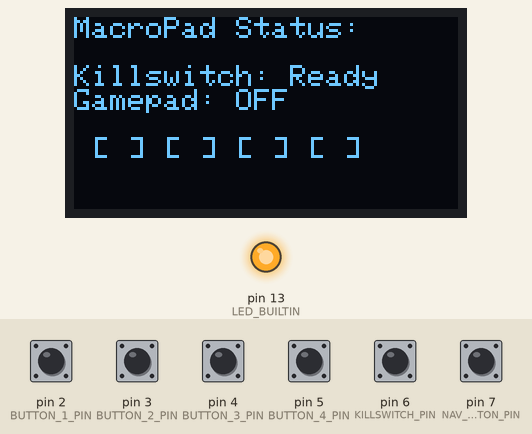
The sketch below on a simulated Arduino Uno, built with avr-gcc and run on an emulated ATmega328P. On the bench: 128×64 one-colour display, output pins drawn as LEDs (lit = HIGH). The test bench sets the inputs (shaded band); at power-on: pin 2 (BUTTON_1_PIN), pin 3 (BUTTON_2_PIN), pin 4 (BUTTON_3_PIN), pin 5 (BUTTON_4_PIN), pin 6 (KILLSWITCH_PIN), pin 7 (NAV_BUTTON_PIN) HIGH. USB keyboard and mouse output is not drawn; what the sketch prints to the serial monitor is not drawn.

Above: at 1.2 s.
1.3 s: pin 6 (KILLSWITCH_PIN) pulled LOW for 0.15 s
At 2.4 s:
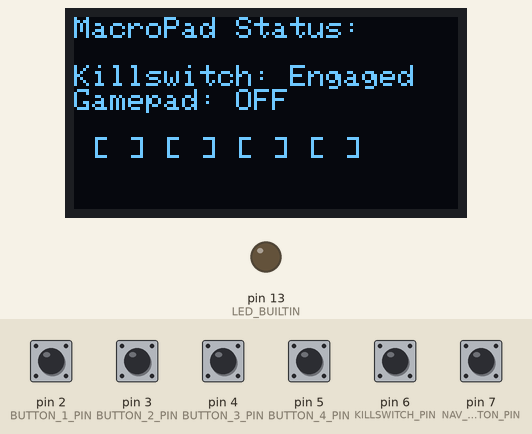
2.9 s: pin 7 (NAV_BUTTON_PIN) pulled LOW for 0.15 s
At 3.6 s:
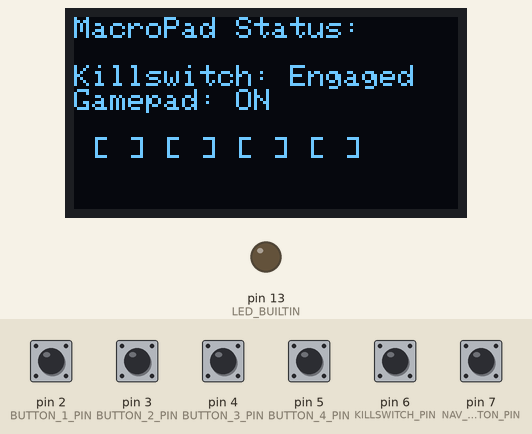
4.5 s: pin 7 (NAV_BUTTON_PIN) pulled LOW for 1 s
At 6.7 s:
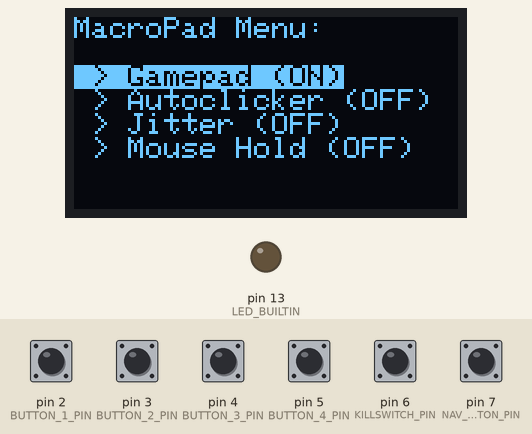
7.0 s: pin 6 (KILLSWITCH_PIN) pulled LOW for 1 s
At 8.9 s:
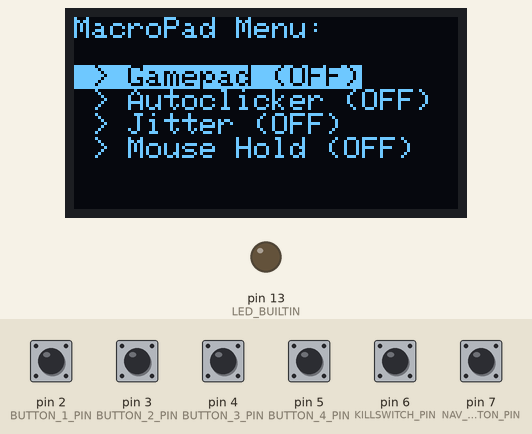
11.0 s: pin 6 (KILLSWITCH_PIN) pulled LOW for 0.15 s
At 11.6 s:
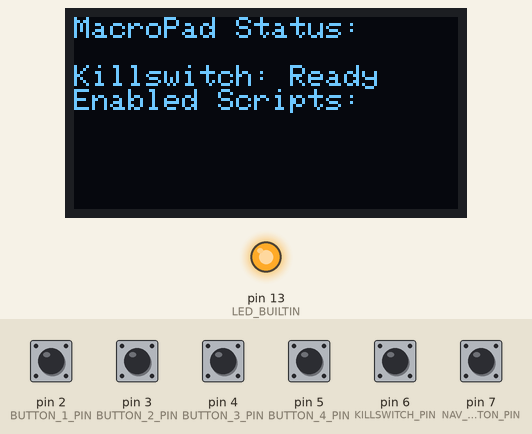
12.7 s: pin 7 (NAV_BUTTON_PIN) pulled LOW for 1 s
At 14.4 s:
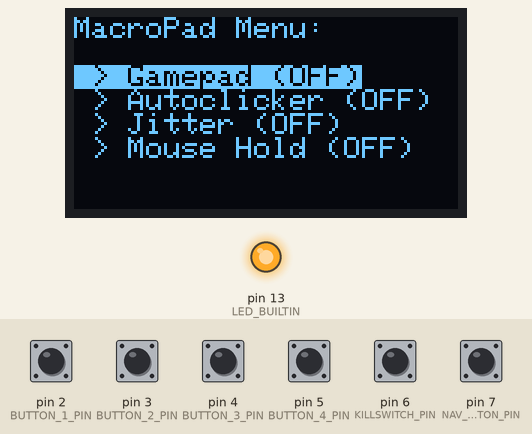
Timing chart, 0 to 15.9 s (numbered marks = the images above; inputs shaded):
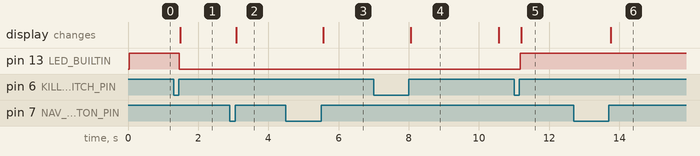

Measured:
- after the input at 1.3 s, pin 13 (LED_BUILTIN): HIGH → LOW after 0.16 s; the display: changes after 0.19 s (image 1)
- after the input at 2.9 s, the display: changes after 0.19 s (image 2)
- after the input at 4.5 s, the display: changes after 1.1 s (image 3)
- after the input at 7.0 s, the display: changes after 1.1 s (image 4)
- after the input at 11.0 s, pin 13 (LED_BUILTIN): LOW → HIGH after 0.17 s; the display: changes after 0.21 s (image 5)
- after the input at 12.7 s, the display: changes after 1.1 s (image 6)
- what the display in image 4 shows lasts 2.5 s, from 8.1 s to 10.6 s

The sketch:

MacroPad.ino
```cpp
// MacroPad.ino

// --- INCLUDE ---
#include "MacroPadLogic.h"

// Scripts
#include "scripts/Gamepad.cpp"
#include "scripts/Autoclicker.cpp"
#include "scripts/Jitter.cpp"
#include "scripts/MouseHold.cpp"

void setup() {
  // Initialize the Serial monitor for debugging purposes
  Serial.begin(115200);
  Serial.println("MacroPad Starting...");

  // Call the setup function from our custom logic file
  macropadSetup();
  Serial.println("MacroPad Online.");
}

void loop() {
  updateButtonStates();
  for (int i = 0; i < NUM_SCRIPTS; i++) {
    if (scripts[i].enabled) {
      scripts[i].run(&scripts[i]);
    }
  }
}
```

DisplayManager.cpp
```cpp
// DisplayManager.cpp

// --- INCLUDE ---
#include <Arduino.h>
#include "MacroPadLogic.h"
#include "DisplayManager.h"

// Create an instance of the OLED display object
Adafruit_SSD1306 display(SCREEN_WIDTH, SCREEN_HEIGHT, &Wire, -1);

// Function to set up the OLED display
void displaySetup() {
  Wire.begin();

  if (!display.begin(SSD1306_SWITCHCAPVCC, SCREEN_ADDRESS)) {
    Serial.println(F("SSD1306 allocation failed"));
    for(;;); // Don't proceed, loop forever
  }
}

void displayUpdateMenu(Script scripts[], const int numScripts) {
  display.clearDisplay();
  display.setTextSize(1);
  display.setTextColor(SSD1306_WHITE);
  display.setCursor(0, 0);

  // Title
  display.println("MacroPad Menu:");
  display.println("");

  // Menu
  for (int i = 0; i < numScripts; i++) {
    // Highlight the currently selected script
    if (scripts[i].selected) {
      display.setTextColor(SSD1306_BLACK, SSD1306_WHITE);
    } else {
      display.setTextColor(SSD1306_WHITE);
    }
    display.print(" > ");
    display.print(scripts[i].name);
    display.println(scripts[i].enabled ? " (ON)" : " (OFF)");
  }
  display.display();
}

void displayUpdateStatus(bool killswitch, Script scripts[], const int numScripts) {
  display.clearDisplay();
  display.setTextSize(1);
  display.setTextColor(SSD1306_WHITE);
  display.setCursor(0, 0);

  // Title
  display.println("MacroPad Status:");
  display.println("");

  // Killswitch
  display.print("Killswitch: ");
  display.println(killswitch ? "Engaged" : "Ready");

  bool hasSelected = false;
  for (int i = 0; i < numScripts; i++) {
    if (scripts[i].selected) {
      display.print(scripts[i].name);
      display.print(": ");
      display.println(scripts[i].enabled ? "ON" : "OFF");
      hasSelected = true;

      // Separator
      display.println("");

      // Loop through the msg array and print each line
      for (int j = 0; j < MAX_MSG_LINES; j++) {
        if (strlen(scripts[i].msg[j]) > 0) {
          display.println(scripts[i].msg[j]);
        }
      }
    }
  }

  // Scripts
  if (!hasSelected) {
    display.println("Enabled Scripts:");
    for (int i = 0; i < numScripts; i++) {
      if (scripts[i].enabled) {
        display.print(" > ");
        display.println(scripts[i].name);
      }
    }
  }

  display.display();
}
```

DisplayManager.h
```cpp
// DisplayManager.h

#ifndef DISPLAY_MANAGER_H
#define DISPLAY_MANAGER_H

// --- INCLUDE ---
#include <Wire.h>
#include <Adafruit_GFX.h>
#include <Adafruit_SSD1306.h>
struct Script;

// --- OLED DEFINITION ---
#define SCREEN_WIDTH 128    // OLED display width, in pixels
#define SCREEN_HEIGHT 64   // OLED display height, in pixels
#define SCREEN_ADDRESS 0x3C // I2C address of the display

// --- FUNCTION PROTOTYPE ---
void displaySetup();
void displayUpdateMenu(Script scripts[], const int numScripts);
void displayUpdateStatus(bool killswitch, Script scripts[], const int numScripts);

#endif
```

MacroPadLogic.cpp
```cpp
// MacroPadLogic.cpp

// --- INCLUDE ---
#include "MacroPadLogic.h"
#include "USB.h"
#include "USBHIDKeyboard.h"
#include "USBHIDMouse.h"
USBHIDKeyboard Keyboard;
USBHIDMouse Mouse;

// --- GLOBAL ---
bool killswitch = false;
bool menu = false;
int currentScriptIndex = 0;
int buttonStates[4];

// --- GLOBAL SCRIPT ARRAY ---
Script scripts[] = { // ScriptSetup, ScriptFunction, name, selected, enabled, data, msg
  {setupGamepad, gamepad, "Gamepad", false, false, nullptr},
  {setupAutoclicker, autoclicker, "Autoclicker", false, false, nullptr},
  {setupJitter, jitter, "Jitter", false, false, nullptr},
  {setupMouseHold, mouseHold, "Mouse Hold", false, false, nullptr}
};
const int NUM_SCRIPTS = sizeof(scripts) / sizeof(scripts[0]);

// Set up the macro pad components (buttons, etc.)
void macropadSetup() {
  // Initialize Scripts
  for (int i = 0; i < NUM_SCRIPTS; i++) {
    scripts[i].setup(&scripts[i]);
  }

  // Initialize the display using custom display manager
  displaySetup();

  // Status Light
  pinMode(LED_BUILTIN, OUTPUT);
  digitalWrite(LED_BUILTIN, HIGH);

  // Set up the button pins as inputs with pull-up resistors
  pinMode(BUTTON_1_PIN, INPUT_PULLUP);
  pinMode(BUTTON_2_PIN, INPUT_PULLUP);
  pinMode(BUTTON_3_PIN, INPUT_PULLUP);
  pinMode(BUTTON_4_PIN, INPUT_PULLUP);
  pinMode(KILLSWITCH_PIN, INPUT_PULLUP);
  pinMode(NAV_BUTTON_PIN, INPUT_PULLUP);

  // HID
  Keyboard.begin();
  Mouse.begin();
  USB.begin();

  // Set the first script as selected
  scripts[currentScriptIndex].selected = true;

  // Initial display update
  updateDisplay();
}

// Check button states and update script toggles
void updateButtonStates() {
  // --- STATIC VARIABLES FOR DEBOUNCE AND STATE TRACKING ---
  static unsigned long lastKillswitchDebounce = 0;
  static unsigned long lastNavDebounce = 0;
  static unsigned long killswitchPressTime = 0;
  static unsigned long navButtonPressTime = 0;
  static bool killswitchWasPressed = false;
  static bool navButtonWasPressed = false;
  unsigned long currentTime = millis();

  // Read the state of the button
  buttonStates[0] = digitalRead(BUTTON_1_PIN);
  buttonStates[1] = digitalRead(BUTTON_2_PIN);
  buttonStates[2] = digitalRead(BUTTON_3_PIN);
  buttonStates[3] = digitalRead(BUTTON_4_PIN);
  int killswitchState = digitalRead(KILLSWITCH_PIN);
  int navButtonState = digitalRead(NAV_BUTTON_PIN);

  // Killswitch
  if (killswitchState == LOW && !killswitchWasPressed) { // Killswitch pressed
    killswitchWasPressed = true;
    killswitchPressTime = currentTime;
  }

  if (killswitchState == HIGH && killswitchWasPressed) { // Killswitch released
    killswitchWasPressed = false;

    if (currentTime - killswitchPressTime > HOLD_TIME) { // Held
      // Loop through all scripts and set enabled = false
      for (int i = 0; i < NUM_SCRIPTS; i++) {
        scripts[i].enabled = false;
      }
    } else if (currentTime - lastKillswitchDebounce > NORMAL_DEBOUNCE_TIME) { // Tapped
      killswitch = !killswitch;
      digitalWrite(LED_BUILTIN, killswitch ? LOW : HIGH);
    }
    lastKillswitchDebounce = currentTime;
  }

  // Navigation
  if (navButtonState == LOW && !navButtonWasPressed) { // Nav button pressed
    navButtonWasPressed = true;
    navButtonPressTime = currentTime;
  }

  if(navButtonState == HIGH && navButtonWasPressed) { // Nav button released
    navButtonWasPressed = false;

    if (currentTime - navButtonPressTime > HOLD_TIME) { // Held
      if (menu) { // Confirm
        menu = false;
      } else { // Open Menu
        menu = true;
      }
      scripts[currentScriptIndex].selected = true;
    } else if (currentTime - lastNavDebounce > NORMAL_DEBOUNCE_TIME) { // Tapped
      if(menu) { // Cycle to next script
        scripts[currentScriptIndex].selected = false;
        currentScriptIndex = (currentScriptIndex + 1) % NUM_SCRIPTS;
        scripts[currentScriptIndex].selected = true;
      } else { // Toggle Script
        if (scripts[currentScriptIndex].selected) {
          scripts[currentScriptIndex].enabled = !scripts[currentScriptIndex].enabled;
        }
      }
    }
    lastNavDebounce = currentTime;
  }

  if (navButtonState == HIGH && menu && (currentTime - lastNavDebounce > TIMEOUT)) { // Menu timeout,
    menu = false;
    scripts[currentScriptIndex].selected = false;
    currentScriptIndex = 0;
  }

  // Update the display to show the new states
  updateDisplay();
}

// Update the display with the current macro states using custom display manager
void updateDisplay() {
  if(menu) {
    displayUpdateMenu(scripts, NUM_SCRIPTS);
  } else {
    displayUpdateStatus(killswitch, scripts, NUM_SCRIPTS);
  }
}
```

MacroPadLogic.h
```cpp
// MacroPadLogic.h

#ifndef MACROPAD_LOGIC_H
#define MACROPAD_LOGIC_H

// --- INCLUDE ---
#include <Arduino.h>
#include "USBHIDKeyboard.h"
#include "USBHIDMouse.h"

// --- PIN DEFINITION ---
#define BUTTON_1_PIN 2
#define BUTTON_2_PIN 3
#define BUTTON_3_PIN 4
#define BUTTON_4_PIN 5
#define KILLSWITCH_PIN 6
#define NAV_BUTTON_PIN 7

// Script Message
#define MAX_MSG_LINES 4
#define MAX_MSG_LINE_LENGTH 21

// --- STRUCT DEFINITION ---
struct Script;
typedef void (*ScriptFunction)(Script* script);
typedef void (*ScriptSetup)(Script* script);

struct Script {
  ScriptSetup setup;
  ScriptFunction run;
  const char* name;
  bool selected;
  bool enabled;
  void* data;
  char msg[MAX_MSG_LINES][MAX_MSG_LINE_LENGTH];
};

// Now that Script is defined, we can safely include other headers
#include "DisplayManager.h"
#include "scripts/Scripts.h"

// --- CONSTANT ---
const int FAST_DEBOUNCE_TIME = 50;
const int NORMAL_DEBOUNCE_TIME = 200;
const int HOLD_TIME = 1000;
const int TIMEOUT = 5000;

// --- GLOBAL ---
extern USBHIDKeyboard Keyboard;
extern USBHIDMouse Mouse;
extern bool killswitch;
extern bool menu;
extern Script scripts[];
extern const int NUM_SCRIPTS;
extern int currentScriptIndex;
extern int buttonStates[];

// --- FUNCTION PROTOTYPE ---
void macropadSetup();
void updateButtonStates();
void updateDisplay();

#endif
```

Scripts.h
```cpp
// scripts/Scripts.h

#ifndef SCRIPTS_H
#define SCRIPTS_H

// This header is a central place to declare all script functions.

#include <Arduino.h>
struct Script;

// --- FUNCTION PROTOTYPE ---
extern void setupGamepad(Script* thisScript);
extern void setupAutoclicker(Script* thisScript);
extern void setupJitter(Script* thisScript);
extern void setupMouseHold(Script* thisScript);

extern void gamepad(Script* thisScript);
extern void autoclicker(Script* thisScript);
extern void jitter(Script* thisScript);
extern void mouseHold(Script* thisScript);

#endif
```
